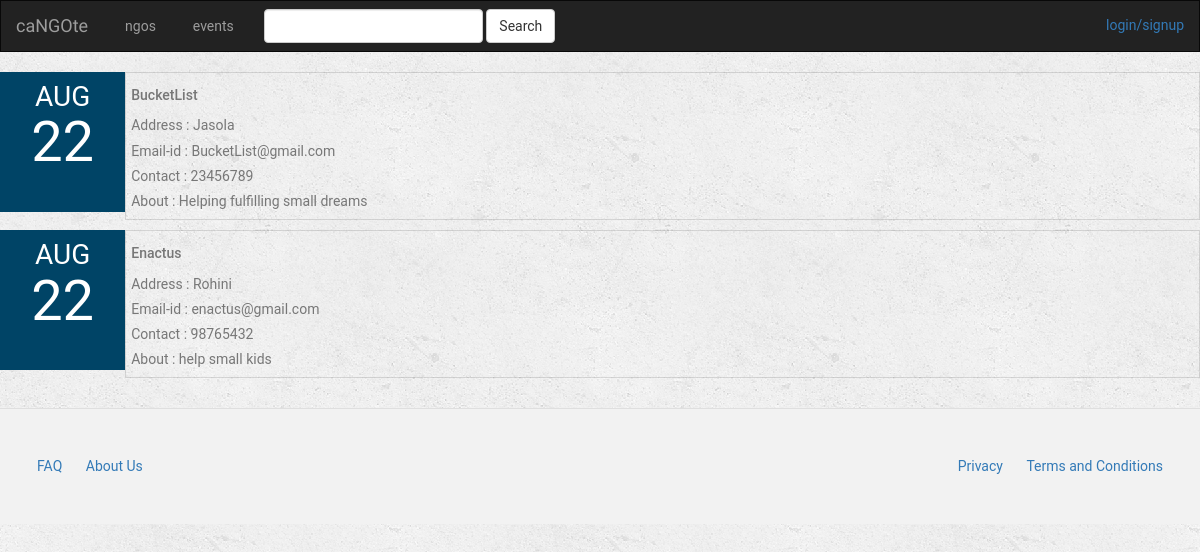
The page /landpage/detail/ on the database its author committed.
### landpage/models.py (models this page shows, shortened)
class Ngo(models.Model):
    name = models.CharField(max_length=250)
    address = models.CharField(max_length=250)
    contact = models.CharField(max_length=10)
    emailid = models.CharField(max_length=30)
    about = models.CharField(max_length=250)

### landpage/views.py (the view)
# urls.py: url(r'^(?P<ngo_id>[0-9]+)/$' , views.detail , name ='detail'),
def detail(request):
    all_ngos = Ngo.objects.all()
    all_events = Event.objects.all()
    context = {
        'all_ngos': all_ngos,
        'all_events': all_events,
    }
    return render(request, 'landpage/detail.html',context)

### landpage/templates/landpage/detail.html (shortened to what this page needs)
{% extends 'landpage/base.html' %}
{% block body %}
{% for ngo in all_ngos %}
<tr>
    <div class="event-container">
              <div class="date-box">
                <div style="font-size: 2em;">AUG</div>
                <div style="font-size: 4em; margin-top:-30px;">22</div>
              </div>
            <div class="event-details-box">
              <div><h5>{{ngo.name}}</h5></div>
              <div>Address : {{ngo.address}}</div>
              <div>Email-id : {{ngo.emailid}}</div>
              <div> Contact : {{ngo.contact}} </div>
              <div> About : {{ngo.about}}</div>
            </div>
        </div>
</tr>
{% endfor %}
<div class="footer">
     <div class="left">
       <span><a href="{% url 'landpage:FAQ' %}">FAQ</a></span>
       <span><a href="{% url 'landpage:about_us' %}">About Us</a></span>
     </div>
     <div class="right">
       <span><a href="{% url 'landpage:privacy' %}">Privacy</a></span>
       <span><a href="{% url 'landpage:terms' %}">Terms and Conditions</a></span>
     </div>
</div>
{% endblock %}

### landpage/static/landpage/style.css (style rules this page uses)
body { background: white url("images/background.png"); position: relative; margin: 0; padding-bottom: 6rem; min-height: 100%; font-family: "Helvetica Neue", Arial, sans-serif; }
body,h1,h2,h3,h4,h5,h6 { font-family: "Lato", sans-serif; }
body, html { height: 100%; color: #777; line-height: 1.8; }
.date-box { background-color: #004466; color: white; width: 140px; height: 140px; text-align: center; float:left; }
.event-details-box { padding: 5px; float: left; width:100%; height:140; border: 1px solid rgba(0,0,0,.125); }
.event-container { display: flex; margin-top: 10px; margin-bottom: 10px; }

### landpage/templates/landpage/base.html (style rules this page uses)
html,body,h1,h2,h3,h4,h5,h6 { font-family: "Roboto", sans-serif; }

### landpage/templates/landpage/detail.html (style rules this page uses)
.footer { background-color: #f2f2f2; border-top: solid 1px #dfdfdf; margin-top: 30px; padding-top: 45px; margin-bottom: 0; padding-bottom: 45px; display: flex; flex-direction: row; justify-content: space-between; }
.footer a { margin: 10px; }
.left { padding-left: 27px; }
.right { padding-right: 27px; }

### rows shown on the page
Ngo: name "BucketList", address "Jasola", emailid "BucketList@gmail.com", contact "23456789", about "Helping fulfilling small dreams"
Ngo: name "Enactus", address "Rohini", emailid "enactus@gmail.com", contact "98765432", about "help small kids"
